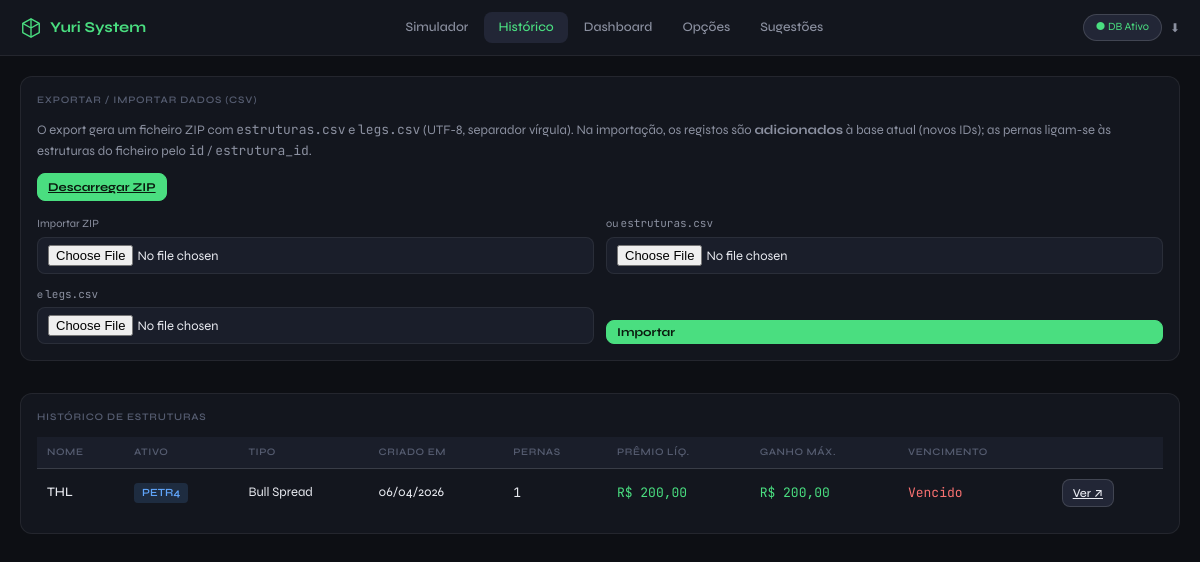
The app's page /historico, older data.
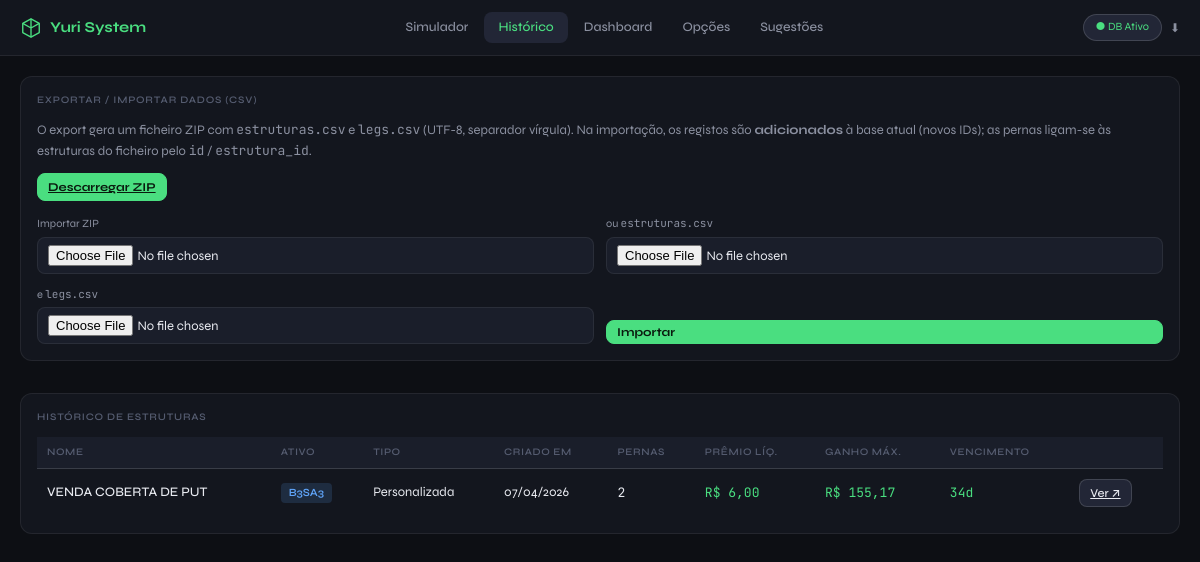
The same page, newer data.
### tables this page shows
CREATE TABLE estruturas (
                id INTEGER PRIMARY KEY AUTOINCREMENT,
                nome TEXT NOT NULL,
                ativo TEXT,
                tipo TEXT,
                preco_atual REAL,
                data_venc TEXT,
                obs TEXT,
                criado_em TEXT,
                atualizado_em TEXT
            , status TEXT DEFAULT 'em_andamento');

### app.py (the view)
    @app.route("/historico")
    def historico():
        ests = db.get_estruturas()
        rows = []
        for est in ests:
            legs = db.get_legs(est["id"])
            m = BS.calc_metrics(est, legs)
            rows.append({"est": est, "legs": legs, "metrics": m})
        return render_template(
            "historico.html",
            rows=rows,
            brl=brl,
            fmt_date=fmt_date,
            dias_ate_venc=dias_ate_venc,
            color_pnl=color_pnl,
        )

### eagle/blackscholes.py (called while the page is built)
def norm_cdf(x: float) -> float:
    a1 = 0.254829592
    a2 = -0.284496736
    a3 = 1.421413741
    a4 = -1.453152027
    a5 = 1.061405429
    p = 0.3275911
    sign = -1.0 if x < 0 else 1.0
    ax = abs(x) / math.sqrt(2.0)
    t = 1.0 / (1.0 + p * ax)
    y = 1.0 - (((((a5 * t + a4) * t + a3) * t + a2) * t + a1) * t * math.exp(-ax * ax))
    return 0.5 * (1.0 + sign * y)

def norm_pdf(x: float) -> float:
    return math.exp(-0.5 * x * x) / math.sqrt(2 * math.pi)

def d1d2(S: float, K: float, T: float, r: float, sigma: float, q: float = 0.0):
    if T <= 0 or sigma <= 0 or S <= 0 or K <= 0:
        return float("nan"), float("nan")
    d1 = (math.log(S / K) + (r - q + 0.5 * sigma * sigma) * T) / (sigma * math.sqrt(T))
    d2 = d1 - sigma * math.sqrt(T)
    return d1, d2

def _float_leg(leg: dict, key: str, default: float = 0.0) -> float:
    v = leg.get(key)
    if v is None or v == "":
        return default
    try:
        return float(v)
    except (TypeError, ValueError):
        return default

### templates/historico.html (shortened to what the changed rows need)
{% extends "base.html" %}
{% set active_page = 'historico' %}
{% block body %}
<div id="page-historico" class="page" style="display:block">
    <div class="page-content">
        <div class="card">
            <div class="table-wrap">
                <table>
                    <thead>
                        <tr>
                            <th>Nome</th>
                            <th>Ativo</th>
                            <th>Tipo</th>
                            <th>Criado em</th>
                            <th>Pernas</th>
                            <th>Prêmio Líq.</th>
                            <th>Ganho Máx.</th>
                            <th>Vencimento</th>
                            <th></th>
                        </tr>
                    </thead>
                    <tbody id="hist-tbody">
                        {% if not rows %}
                        <tr><td colspan="9" class="empty-cell">Nenhuma estrutura cadastrada.</td></tr>
                        {% else %}
                        {% for row in rows %}
                        {% set est = row.est %}
                        {% set m = row.metrics %}
                        {% set dias = dias_ate_venc(est.dataVenc) %}
                        <tr>
                            <td style="font-weight:500">{{ est.nome }}</td>
                            <td><span class="tag tag-call">{{ est.ativo or '?' }}</span></td>
                            <td>{{ est.tipo or '—' }}</td>
                            <td>{{ fmt_date((est.criadoEm or '')[:10]) }}</td>
                            <td class="mono">{{ row.legs|length }}</td>
                            <td class="mono {{ color_pnl(m.premioLiq) }}">{{ brl(m.premioLiq) }}</td>
                            <td class="mono {{ color_pnl(m.ganhoMax) }}">{{ brl(m.ganhoMax) }}</td>
                            <td class="mono {% if dias is none %}{% elif dias < 0 %}neg{% elif dias <= 7 %}amber{% else %}pos{% endif %}">
                                {% if dias is none %}—{% elif dias < 0 %}Vencido{% elif dias <= 7 %}{{ dias }}d ⚠{% else %}{{ dias }}d{% endif %}
                            </td>
                            <td>
                                <a class="btn btn-sm" href="{{ url_for('simulador', eid=est.id) }}">Ver ↗</a>
                            </td>
                        </tr>
                        {% endfor %}
                        {% endif %}
                    </tbody>
                </table>
            </div>
        </div>
    </div>
</div>
{% endblock %}

Row changes from the older to the newer data that the page shows:
removed estruturas: nome "THL", ativo "PETR4", tipo "Bull Spread", criado_em "06/04/2026"
added estruturas: nome "VENDA COBERTA DE PUT", ativo "B3SA3", tipo "Personalizada", criado_em "07/04/2026"
Text that changed along with them:
new list line: "2 R$ 6,00 R$ 155,17 34 d Ver ↗"
list line gone: "1 R$ 200,00 R$ 200,00 Vencido Ver ↗"
